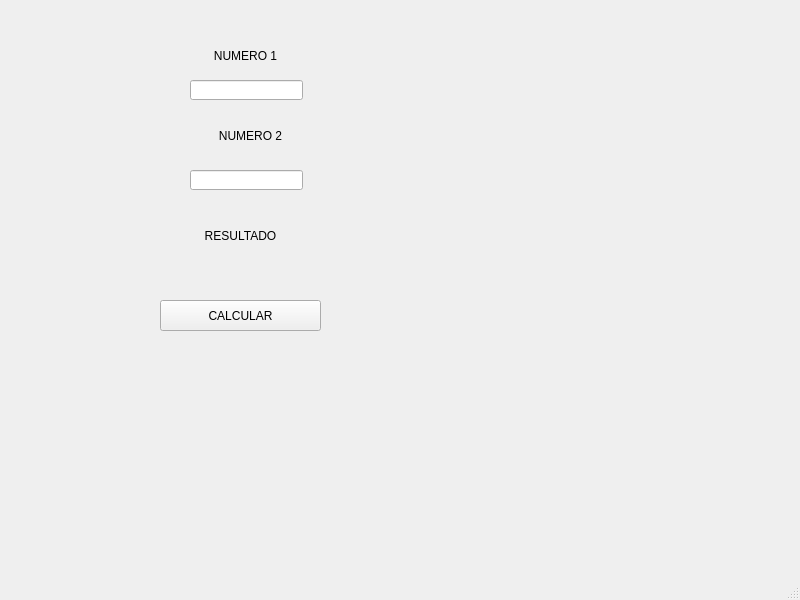
<?xml version="1.0" encoding="UTF-8"?>
<ui version="4.0">
 <class>MainWindow</class>
 <widget class="QMainWindow" name="MainWindow">
  <property name="geometry">
   <rect>
    <x>0</x>
    <y>0</y>
    <width>800</width>
    <height>600</height>
   </rect>
  </property>
  <property name="windowTitle">
   <string>MainWindow</string>
  </property>
  <widget class="QWidget" name="centralwidget">
   <widget class="QLabel" name="ETIQUETA1">
    <property name="geometry">
     <rect>
      <x>140</x>
      <y>45</y>
      <width>211</width>
      <height>21</height>
     </rect>
    </property>
    <property name="text">
     <string>NUMERO 1</string>
    </property>
    <property name="alignment">
     <set>Qt::AlignCenter</set>
    </property>
   </widget>
   <widget class="QLabel" name="ETIQUETA2">
    <property name="geometry">
     <rect>
      <x>140</x>
      <y>120</y>
      <width>221</width>
      <height>31</height>
     </rect>
    </property>
    <property name="text">
     <string>NUMERO 2</string>
    </property>
    <property name="alignment">
     <set>Qt::AlignCenter</set>
    </property>
   </widget>
   <widget class="QLabel" name="ETRESULTADO">
    <property name="geometry">
     <rect>
      <x>120</x>
      <y>220</y>
      <width>241</width>
      <height>31</height>
     </rect>
    </property>
    <property name="text">
     <string>RESULTADO</string>
    </property>
    <property name="alignment">
     <set>Qt::AlignCenter</set>
    </property>
   </widget>
   <widget class="QToolButton" name="BOTONCALC">
    <property name="geometry">
     <rect>
      <x>160</x>
      <y>300</y>
      <width>161</width>
      <height>31</height>
     </rect>
    </property>
    <property name="text">
     <string>CALCULAR</string>
    </property>
   </widget>
   <widget class="QLineEdit" name="NUMERO1">
    <property name="geometry">
     <rect>
      <x>190</x>
      <y>80</y>
      <width>113</width>
      <height>20</height>
     </rect>
    </property>
   </widget>
   <widget class="QLineEdit" name="NUMERO2">
    <property name="geometry">
     <rect>
      <x>190</x>
      <y>170</y>
      <width>113</width>
      <height>20</height>
     </rect>
    </property>
   </widget>
  </widget>
  <widget class="QMenuBar" name="menubar">
   <property name="geometry">
    <rect>
     <x>0</x>
     <y>0</y>
     <width>800</width>
     <height>21</height>
    </rect>
   </property>
  </widget>
  <widget class="QStatusBar" name="statusbar"/>
 </widget>
 <resources/>
 <connections/>
</ui>
